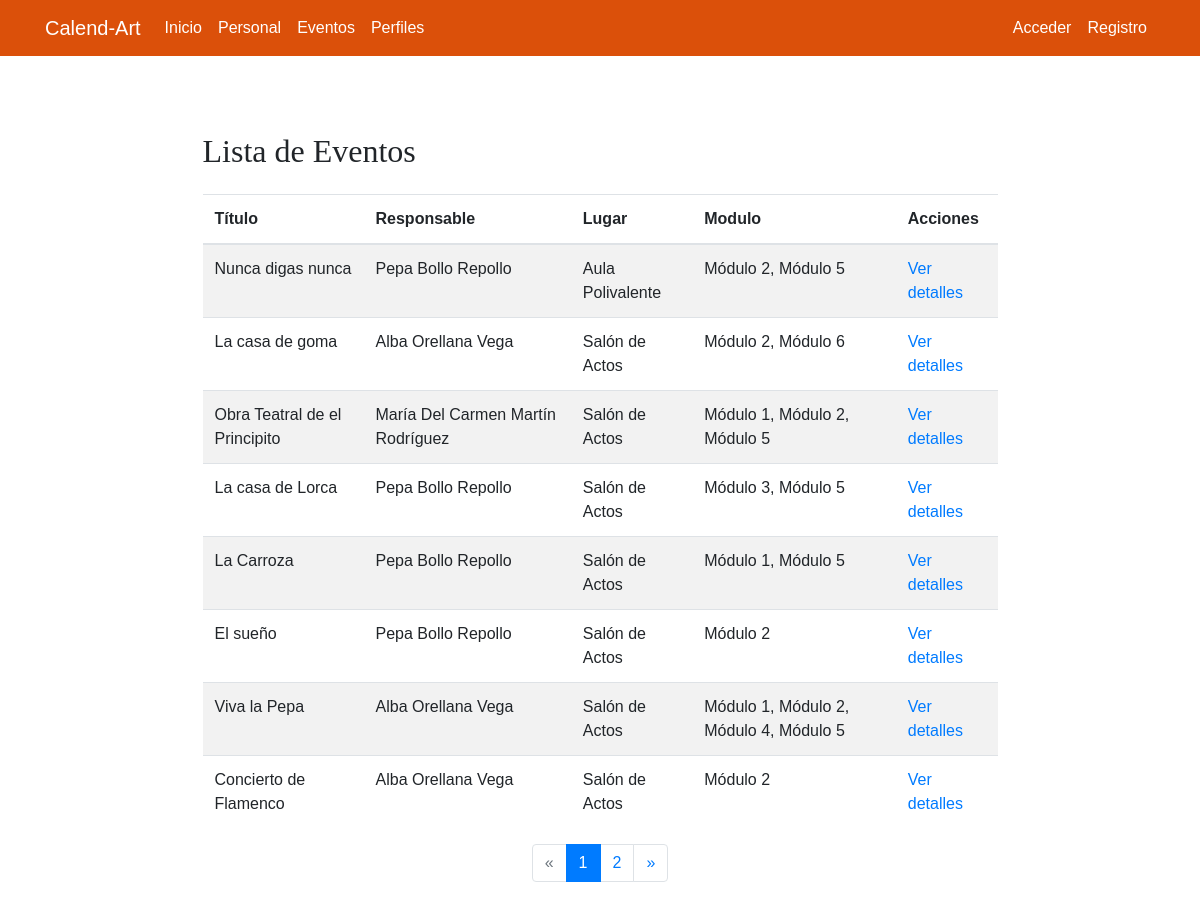
Page /eventos/ on the earlier database version.
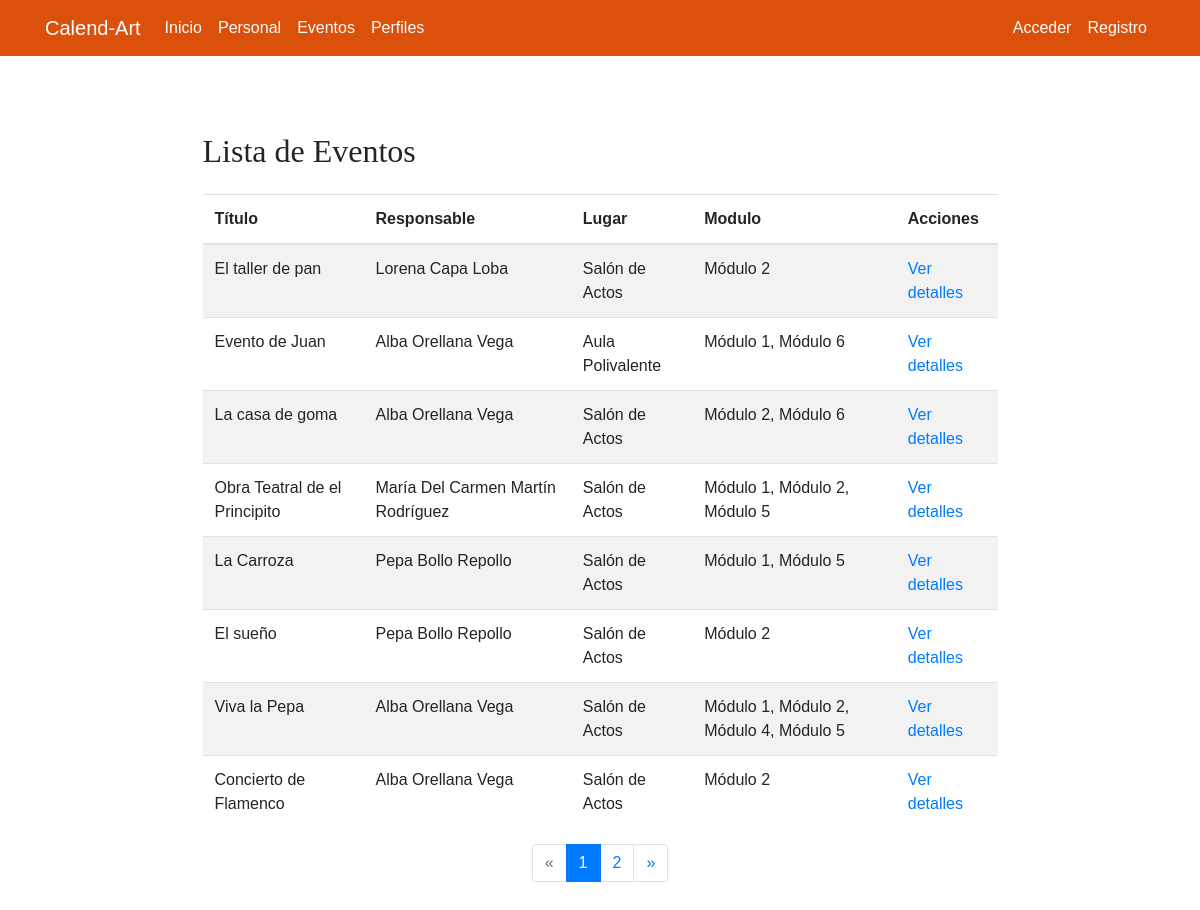
Same page on the later database version.
### eventos/models.py (models this page shows, shortened)
class Evento(models.Model):
    titulo = models.CharField(max_length=255)
    responsable = models.ForeignKey(Empleado, on_delete=models.PROTECT, related_name='eventos_responsable')
    lugar = models.ForeignKey(Lugar, on_delete=models.PROTECT, related_name='eventos_lugar')
    modulo = models.ManyToManyField(Modulo, related_name='eventos_modulo')
    descripcion = models.TextField(blank=True)
    fecha = models.DateField()
    hora_inicio = models.TimeField()
    hora_fin = models.TimeField()
    creador = models.ForeignKey(
        User,
        on_delete=models.CASCADE,
        related_name='eventos_creados'
    )
    class Meta:
        ordering = ['fecha', 'hora_inicio']
        verbose_name = 'Evento'
        verbose_name_plural = 'Eventos'

class Lugar(models.Model):
    nombre = models.CharField(max_length=100)
    class Meta:
        verbose_name_plural = "Lugares"
    def __str__(self):
        return self.nombre

class Modulo(models.Model):
    nombre = models.CharField(max_length=100, unique=True)

### empleados/models.py (models this page shows)
class Empleado(models.Model):
    nombre = models.CharField(verbose_name="Nombre", max_length=100)
    apellidos = models.CharField(verbose_name="Apellidos", max_length=100)
    departamento = models.ForeignKey(
        'Departamento',
        on_delete=models.CASCADE,
        related_name='empleados',
        verbose_name="Departamento"
    )
    telefono = models.CharField(
        verbose_name="Teléfono",
        max_length=20
    )
    email = models.EmailField(
        verbose_name="Correo electrónico"
    )
    observaciones = CKEditor5Field(
        verbose_name="Observaciones",
        blank=True,
        null=True
    )
    created = models.DateTimeField(auto_now_add=True, verbose_name="Fecha de creación")
    updated = models.DateTimeField(auto_now=True, verbose_name="Fecha de edición")
    class Meta:
        verbose_name = "Empleado"
        verbose_name_plural = "Empleados"
        ordering = ['departamento__nombre', 'apellidos', 'nombre']
    def __str__(self):
        return f"{self.nombre} {self.apellidos}"

### eventos/views.py (the view)
# urls.py: path('', EventoListView.as_view(), name='evento_list'),
class EventoListView(ListView):
    model = Evento
    paginate_by = 8 # Número de eventos por página

### eventos/templates/eventos/evento_list.html (shortened to what this page needs)
{% extends 'core/base.html' %}
{% load static %}
{% block content %}
<main role="main">
  <div class="container mb-4">
    <div class="row mt-3">
      <div class="col-md-9 mx-auto">
        <h2 class="mb-4">Lista de Eventos</h2>
        <div class="table-responsive">
          <table class="table table-striped table-hover">
            <thead>
              <tr>
                <th>Título</th>
                <th>Responsable</th>
                <th>Lugar</th>
                <th>Modulo</th>
                <th>Acciones</th>
              </tr>
            </thead>
            <tbody>
              {% for evento in evento_list|dictsort:"id" reversed %}
              <tr>
                <td>{{ evento.titulo }}</td>
                <td>{{ evento.responsable }}</td>
                <td>{{ evento.lugar }}</td>
                <td>
                  {% for modulo in evento.modulo.all %}
                    {{ modulo.nombre }}{% if not forloop.last %}, {% endif %}
                  {% endfor %}
                </td>
                <td>
                    <a href="{% url 'eventos:evento_detail' evento.id %}">Ver detalles</a>
                </td>
              </tr>
              {% endfor %}
            </tbody>
          </table>
        </div>
        {% if is_paginated %}
        <nav aria-label="Page navigation">
          <ul class="pagination justify-content-center">
            {% if page_obj.has_previous %}
              <li class="page-item ">
                <a class="page-link" href="?page={{ page_obj.previous_page_number }}">&laquo;</a>
              </li>
            {% else %}
              <li class="page-item disabled">
                <a class="page-link" href="#" tabindex="-1">&laquo;</a>
              </li>
            {% endif %}
            {% for i in paginator.page_range %}
              <li class="page-item {% if page_obj.number == i %}active{% endif %}">
                <a class="page-link" href="?page={{ i }}">{{ i }}</a>
              </li>
            {% endfor %}
            {% if page_obj.has_next %}
              <li class="page-item ">
                <a class="page-link" href="?page={{ page_obj.next_page_number }}">&raquo;</a>
              </li>
            {% else %}
              <li class="page-item disabled">
                <a class="page-link" href="#" tabindex="-1">&raquo;</a>
              </li>
            {% endif %}
          </ul>
        </nav>
      {% endif %}
      </div>
    </div>
  </div>
</main>
{% endblock %}

Differences in the rows shown:
removed Evento: titulo "Nunca digas nunca", responsable "Pepa Bollo Repollo", lugar "Aula Polivalente", Modulo (nombre "Módulo 2"), Modulo (nombre "Módulo 5")
no longer on this page (row unchanged): Evento: titulo "La casa de Lorca", responsable "Pepa Bollo Repollo", lugar "Salón de Actos", Modulo (nombre "Módulo 5")
no longer on this page (row unchanged): Modulo: nombre "Módulo 3", shown under "La casa de Lorca"
added Evento: titulo "El taller de pan", responsable "Lorena Capa Loba", lugar "Salón de Actos", Modulo (nombre "Módulo 2")
added Evento: titulo "Evento de Juan", responsable "Alba Orellana Vega", lugar "Aula Polivalente", Modulo (nombre "Módulo 1"), Modulo (nombre "Módulo 6")
